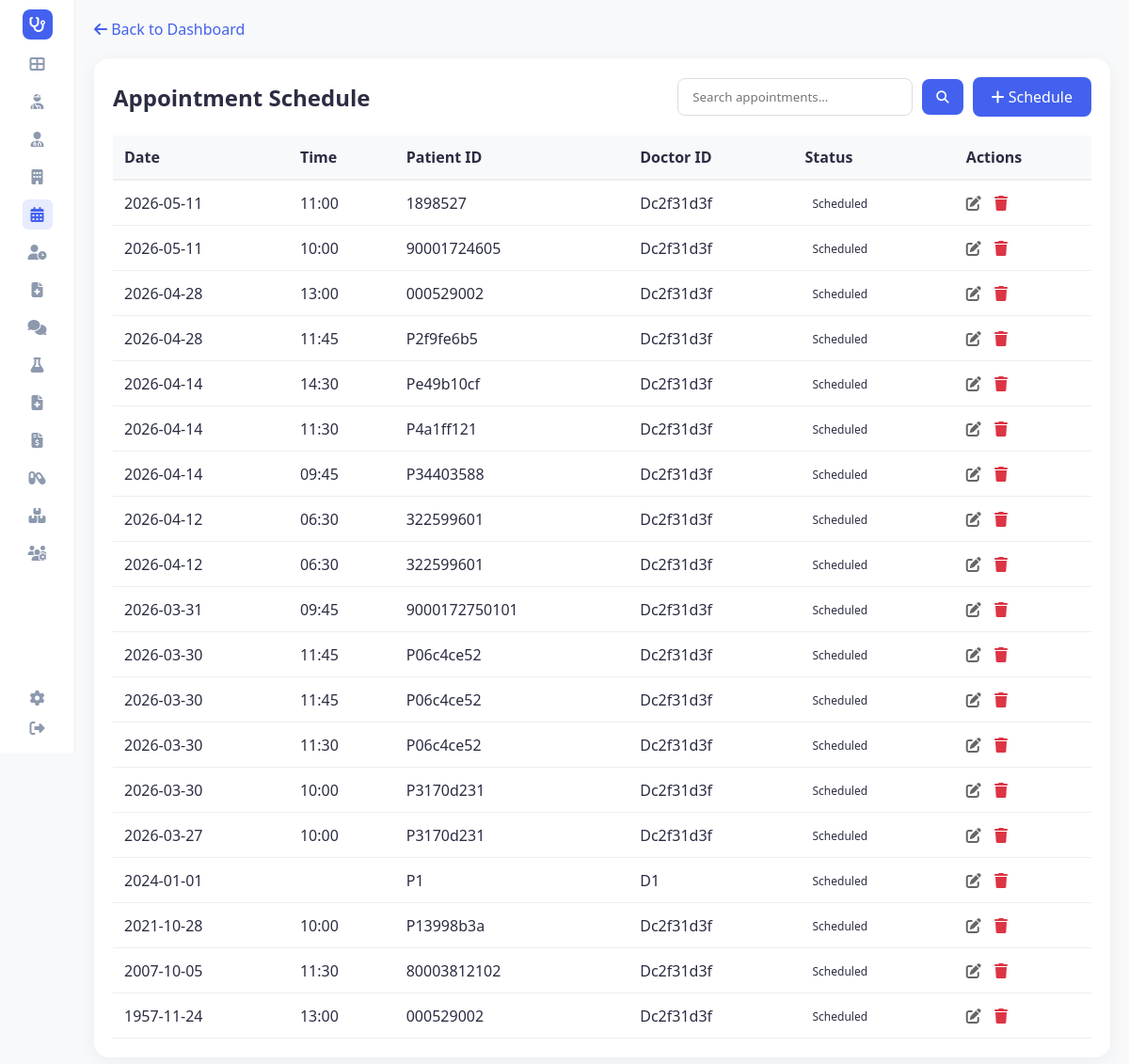
Page /schedule (signed in) on the earlier database version.
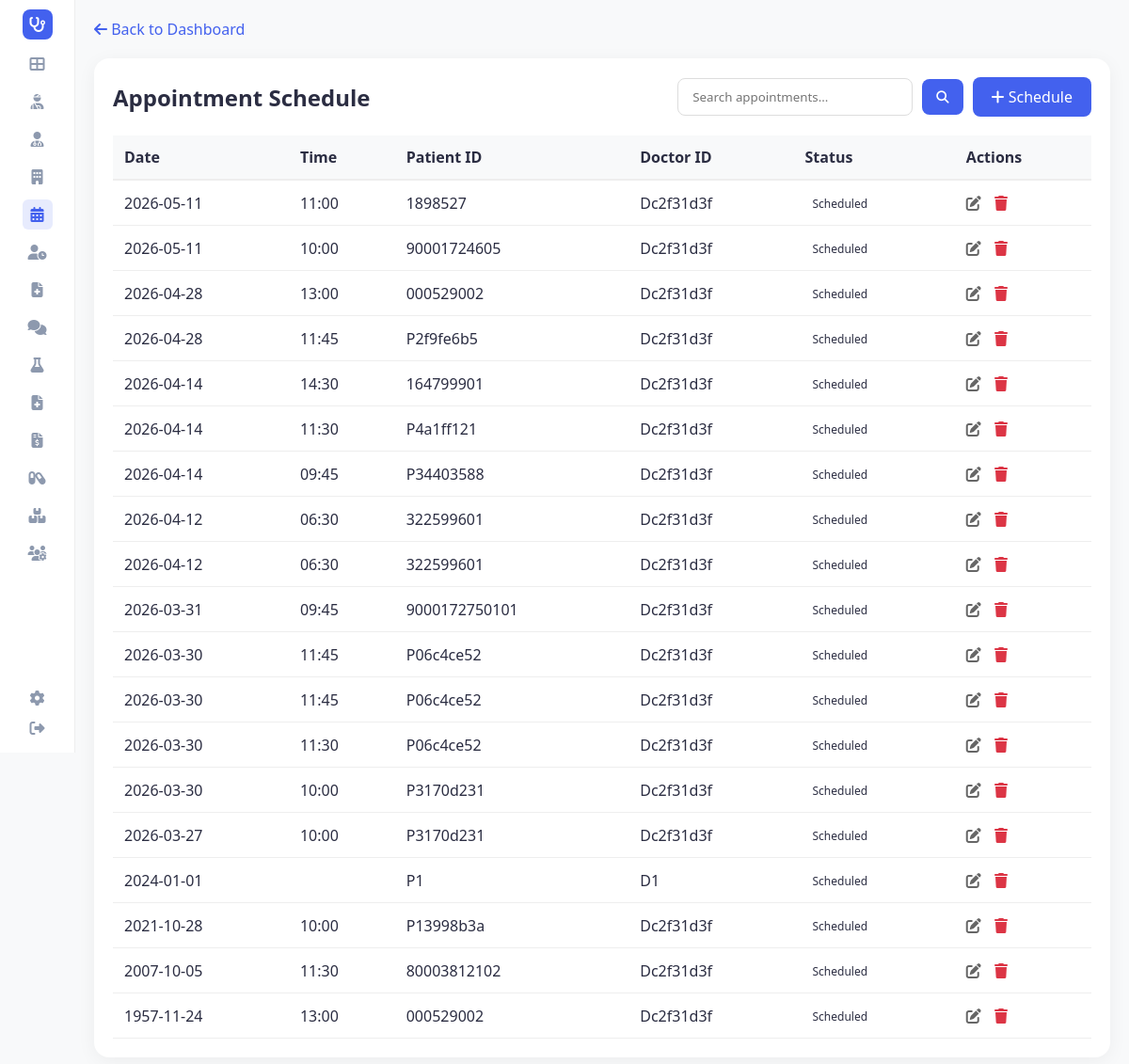
Same page on the later database version.
### tables this page shows
CREATE TABLE appointments (
                appointment_id TEXT PRIMARY KEY,
                patient_id TEXT,
                doctor_id TEXT,
                appointment_date TEXT,
                appointment_time TEXT,
                reason TEXT,
                status TEXT,
                notes TEXT, is_deleted INTEGER DEFAULT 0, deleted_at TEXT,
                FOREIGN KEY (patient_id) REFERENCES patients(patient_id),
                FOREIGN KEY (doctor_id) REFERENCES doctors(doctor_id)
            );

### app.py (the view)
@app.route('/schedule')
def view_schedule():
    page = request.args.get('page', 1, type=int)
    search_term = request.args.get('search', '').strip()
    per_page = 20
    conn = hms.db.get_connection()
    cursor = conn.cursor()
    if search_term:
        search_value = f"%{search_term}%"
        cursor.execute("""
            SELECT * FROM appointments
            WHERE patient_id LIKE ? OR doctor_id LIKE ? OR status LIKE ? OR reason LIKE ?
            ORDER BY appointment_date DESC, appointment_time DESC LIMIT ? OFFSET ?
        """, (search_value, search_value, search_value, search_value, per_page, (page - 1) * per_page))
        rows = cursor.fetchall()
        cursor.execute("""
            SELECT COUNT(*) FROM appointments
            WHERE patient_id LIKE ? OR doctor_id LIKE ? OR status LIKE ? OR reason LIKE ?
        """, (search_value, search_value, search_value, search_value))
        total_count = cursor.fetchone()[0]
    else:
        cursor.execute("SELECT * FROM appointments ORDER BY appointment_date DESC, appointment_time DESC LIMIT ? OFFSET ?",
                       (per_page, (page - 1) * per_page))
        rows = cursor.fetchall()
        cursor.execute("SELECT COUNT(*) FROM appointments")
        total_count = cursor.fetchone()[0]
    conn.close()
    appointments_list = [hms.db._row_to_obj(Appointment, row) for row in rows]
    total_pages = math.ceil(total_count / per_page) if total_count else 1
    return render_template('view_schedule.html', appointments=appointments_list, page=page,
                           total_pages=total_pages, total_count=total_count,
                           search_term=search_term, active_page='schedule')

### app.py (called while the page is built)
@app.before_request
def require_login():
    allowed_routes = ['login', 'register', 'static']
    if request.endpoint not in allowed_routes and 'user_id' not in session:
        return redirect(url_for('login'))

@app.context_processor
def inject_user():
    username = session.get('username')
    role = session.get('role')
    unread = 0
    if username:
        unread = hms.get_unread_count(username, role)
    return dict(current_user=username, current_role=role, unread_messages_count=unread, hms=hms)

### database/db_manager.py (called while the page is built)
    def get_connection(self):
        conn = sqlite3.connect(self.db_file)
        conn.row_factory = sqlite3.Row
        return conn

### main.py (called while the page is built)
    def get_unread_count(self, user_id: str, role: str) -> int:
        conn = self.db.get_connection()
        cursor = conn.cursor()
        cursor.execute("""
            SELECT COUNT(*) FROM messages
            WHERE is_read = 0 AND (recipient_id = ? OR recipient_id = ? OR recipient_id = 'all')
        """, (user_id, role))
        count = cursor.fetchone()[0]
        conn.close()
        return count

### templates/view_schedule.html (shortened to what the changed rows need)
<!DOCTYPE html>
<html lang="en">
<head>
    <link rel="stylesheet" href="{{ url_for('static', filename='style.css') }}">
    <link rel="stylesheet" href="https://cdnjs.cloudflare.com/ajax/libs/font-awesome/6.4.0/css/all.min.css">
</head>
<body>
    <div class="container">
        <main class="main-content">
            <div class="card">
                <div style="display: flex; justify-content: space-between; align-items: center; margin-bottom: 20px;">
                    <h2 style="margin: 0;">Appointment Schedule</h2>
                </div>
                <div style="overflow-x: auto;">
                    <table style="width: 100%; border-collapse: collapse;">
                        <thead>
                            <tr style="text-align: left; background-color: #f8f9fa;">
                                <th style="padding: 12px; border-bottom: 2px solid #eee;">Date</th>
                                <th style="padding: 12px; border-bottom: 2px solid #eee;">Time</th>
                                <th style="padding: 12px; border-bottom: 2px solid #eee;">Patient ID</th>
                                <th style="padding: 12px; border-bottom: 2px solid #eee;">Doctor ID</th>
                                <th style="padding: 12px; border-bottom: 2px solid #eee;">Status</th>
                                <th style="padding: 12px; border-bottom: 2px solid #eee;">Actions</th>
                            </tr>
                        </thead>
                        <tbody>
                            {% for appt in appointments %}
                            <tr>
                                <td style="padding: 12px; border-bottom: 1px solid #eee;">{{ appt.appointment_date }}</td>
                                <td style="padding: 12px; border-bottom: 1px solid #eee;">{{ appt.appointment_time }}</td>
                                <td style="padding: 12px; border-bottom: 1px solid #eee;">{{ appt.patient_id }}</td>
                                <td style="padding: 12px; border-bottom: 1px solid #eee;">{{ appt.doctor_id }}</td>
                                <td style="padding: 12px; border-bottom: 1px solid #eee;">
                                    <span class="status {{ appt.status|lower }}">{{ appt.status }}</span>
                                </td>
                                <td style="padding: 12px; border-bottom: 1px solid #eee;">
                                    <a href="{{ url_for('edit_appointment', appointment_id=appt.appointment_id) }}" title="Edit" style="margin-right: 10px; color: #666;"><i class="fas fa-edit"></i></a>
                                    <a href="{{ url_for('delete_appointment', appointment_id=appt.appointment_id) }}" title="Delete" style="color: #dc3545;" onclick="return confirm('Are you sure you want to delete this appointment?')"><i class="fas fa-trash"></i></a>
                                </td>
                            </tr>
                            {% else %}
                            <tr>
                                <td colspan="5" style="padding: 20px; text-align: center; color: #888;">No appointments scheduled.</td>
                            </tr>
                            {% endfor %}
                        </tbody>
                    </table>
                </div>
            </div>
        </main>
    </div>
</body>
</html>

Differences in the rows shown:
changed appointments (number 5 of 19 on the later page): patient_id "Pe49b10cf" → "164799901"
